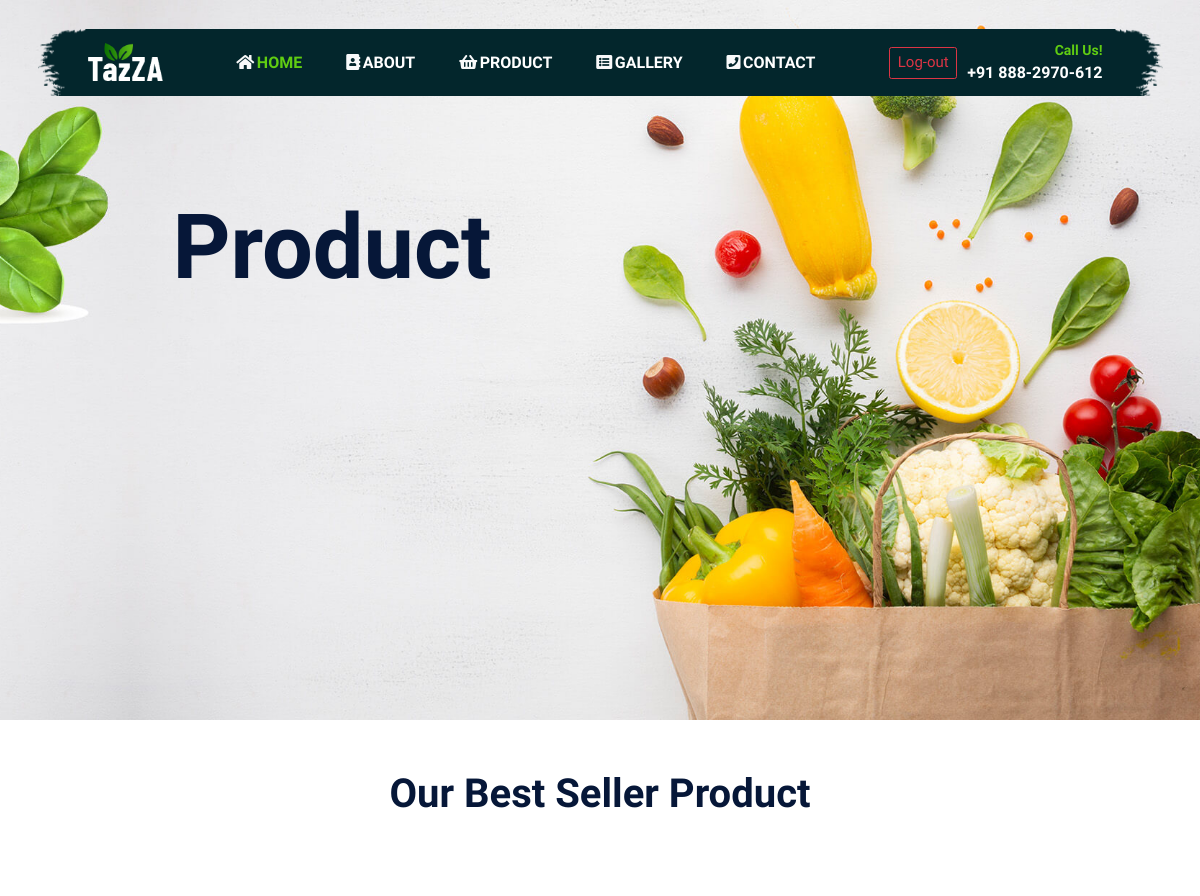
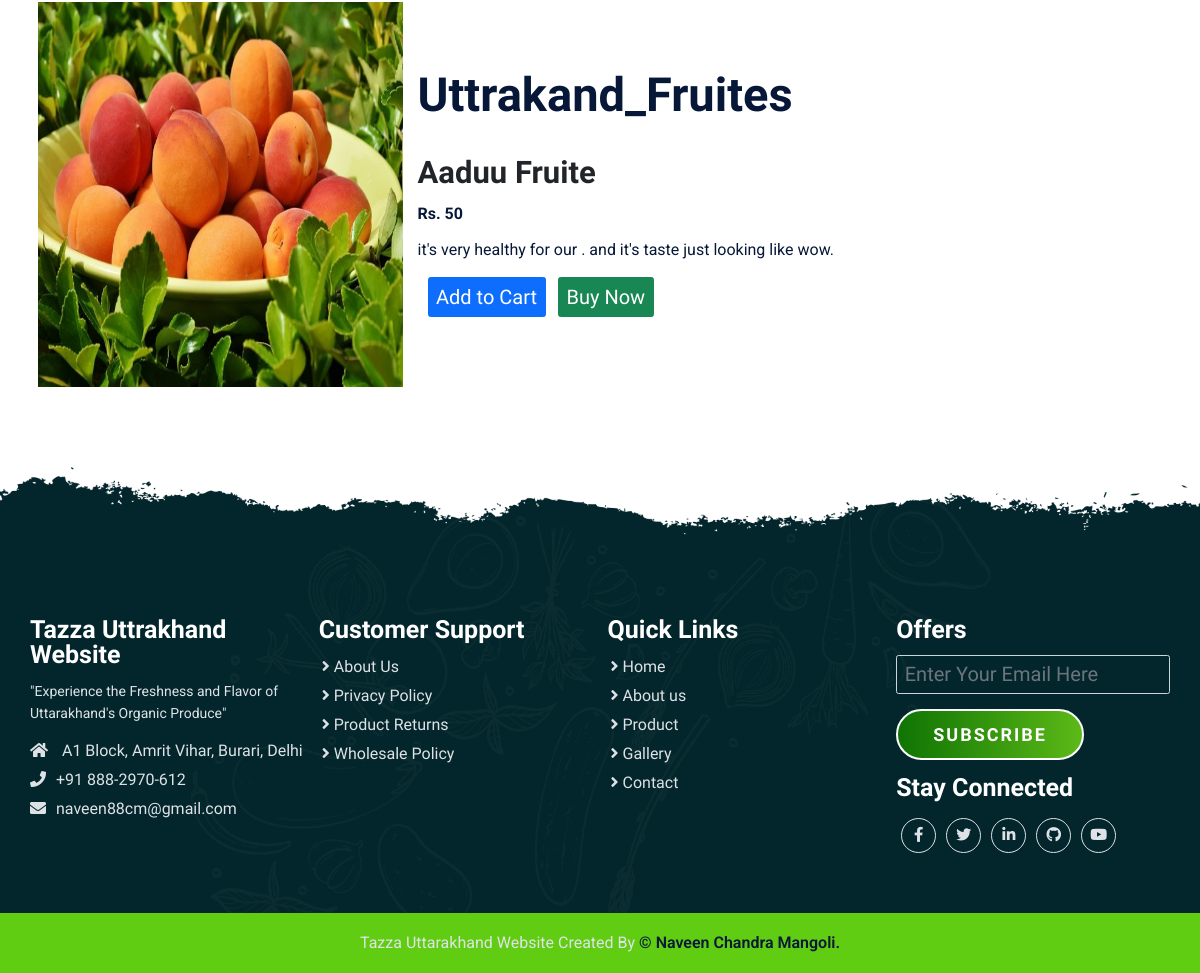
Page /product/2/ (signed in) on the committed database (2 pictures, top to bottom).
### data/models.py (models this page shows, shortened)
class Product(models.Model):
    product_id = models.AutoField
    category = models.CharField(max_length=50, default="")
    product_name = models.CharField(max_length=50)
    price = models.IntegerField()
    desc = models.CharField(max_length=300)
    pub_date = models.DateField()
    image = models.ImageField(upload_to= "images/", default= None, null=True)

### tazza_web/middlewares.py (the view)
    def wrapped_view(request,*args,**kwargs):
        if request.user.is_authenticated == False:
            return redirect('login')
        return view_function(request, *args, **kwargs)

### tazza_web/views.py (called while the page is built)
@auth
def product(request,myid):
    product = Product.objects.filter(id=myid)
    return render(request,"product.html",{'product':product[0]})

### template/product.html
{% extends 'base.html' %}
{% block content %}
    {% load static %}
    <section class="banner_section">
        <div class="container">
            <div class="banner-content">
                <h1>Product</h1>
            </div>
        </div>
    </section>
    <section class="product_section">
        <div class="container">
            <div class="row justify-content-center">
                <div class="col-12 text-center pb-5">
                    <h2 class="section-title">Our Best Seller Product</h2>
                </div>
            </div>
            <div class="row align-items-center py-5">
                <div class="col-md-4">
                    <div class="row">
                    <img src="/media/{{product.image}}" width="233px" height="385px"/>
                    </div>
                </div>
                <div class="col-md-8">
                    <p><h2>{{product.category}}</h2></p>
                    <h3 class="text-dark">{{product.product_name}}</h3>
                    <p><b>Rs. {{product.price}}</b></p>
                    <p>{{product.desc}}</p>
                    <div class="row">
                        <div class="col-12">
                            <a href="#"><button type="button" class="btn btn-primary my-4 mx-3 fs-2">Add to Cart</button></a>
                            <a href="#"><button type="button" class="btn btn-success fs-2">Buy Now</button></a>
                        </div>
                    </div>
                </div>
            </div>
        </div>
    </section>
{% endblock %}

### static/css/style.css (style rules this page uses)
*, *::before, *::after { -webkit-box-sizing: border-box; -moz-box-sizing: border-box; box-sizing: border-box; margin: 0; padding: 0; text-decoration: none; outline: none; }
:root { --bg-white:#fff; --primary-text: #061738; --secondary-color: #60cd12; --light-color: #e2f6de; --dark-color: #03262c; --text-white: #fff; --text-gray: #dee2e6; --anchor-color: #007aff; --primary-font: 'Barlow Condensed', sans-serif; --secondary-font: 'Roboto', sans-serif; }
body, html { color: var(--primary-text); font-size: 10px; font-weight: 400; font-family: var(--primary-font); scroll-behavior: smooth; line-height: 1.5; }
h1, h2, h3, h4, h5, h6, p { margin: 0; }
h1 { font-size: 9rem; line-height: 1.4; font-weight: 600; color: var(--primary-text); }
h2 { color: var(--primary-text); font-size: 4.7rem; font-weight: 600; display: inline-block; text-transform: capitalize; line-height: 1.2; margin-bottom: 2rem; }
h3 { color: var(--text-white); font-size: 3.1rem; line-height: 1.2; font-weight: 700; }
p { font-size: 1.6rem; line-height: 1.6; margin-top: 1rem; color: var(--primary-text); font-family: var(--secondary-font); }
embed, iframe, img, object { max-width: 100%; }
a, a:active, a:focus, a:hover, button { text-decoration: none; outline: 0; }
section { padding: 5rem 0; }
.section-title { font-size: 4rem; font-weight: 600; color: var(--primary-text); text-transform: capitalize; margin-bottom: 2rem; }
.banner-content { padding: 135px; }
.banner_section { background: url('../images/banner-slide/Banner-1.jpg'); background-repeat: no-repeat; background-size: cover; background-position: center; min-height: 90vh; }

### rows in the picture
Product: image (picture), category "Uttrakand_Fruites", product_name "Aaduu Fruite", price "50", desc "it's very healthy for our . and it's taste just looking like wow."
